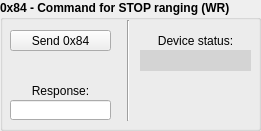
      <widget class="QGroupBox" name="x84_ctrl_group_box">
       <property name="geometry">
        <rect>
         <x>600</x>
         <y>240</y>
         <width>261</width>
         <height>131</height>
        </rect>
       </property>
       <property name="font">
        <font>
         <weight>75</weight>
         <bold>true</bold>
        </font>
       </property>
       <property name="title">
        <string>0x84 - Command for STOP ranging (WR)</string>
       </property>
       <widget class="QPushButton" name="x84_send_pb">
        <property name="geometry">
         <rect>
          <x>10</x>
          <y>30</y>
          <width>101</width>
          <height>21</height>
         </rect>
        </property>
        <property name="font">
         <font>
          <weight>50</weight>
          <bold>false</bold>
         </font>
        </property>
        <property name="text">
         <string>Send 0x84</string>
        </property>
       </widget>
       <widget class="QLineEdit" name="x84_resp_line_ed">
        <property name="geometry">
         <rect>
          <x>10</x>
          <y>100</y>
          <width>101</width>
          <height>20</height>
         </rect>
        </property>
        <property name="font">
         <font>
          <weight>50</weight>
          <bold>false</bold>
         </font>
        </property>
        <property name="text">
         <string/>
        </property>
        <property name="alignment">
         <set>Qt::AlignCenter</set>
        </property>
       </widget>
       <widget class="QLabel" name="x84_send_lbl">
        <property name="geometry">
         <rect>
          <x>10</x>
          <y>80</y>
          <width>101</width>
          <height>21</height>
         </rect>
        </property>
        <property name="font">
         <font>
          <weight>50</weight>
          <bold>false</bold>
         </font>
        </property>
        <property name="text">
         <string>Response:</string>
        </property>
        <property name="alignment">
         <set>Qt::AlignCenter</set>
        </property>
       </widget>
       <widget class="Line" name="line_9">
        <property name="geometry">
         <rect>
          <x>120</x>
          <y>20</y>
          <width>16</width>
          <height>101</height>
         </rect>
        </property>
        <property name="orientation">
         <enum>Qt::Vertical</enum>
        </property>
       </widget>
       <widget class="QLabel" name="x84_resp_lbl_0">
        <property name="geometry">
         <rect>
          <x>140</x>
          <y>30</y>
          <width>111</width>
          <height>21</height>
         </rect>
        </property>
        <property name="font">
         <font>
          <weight>50</weight>
          <bold>false</bold>
         </font>
        </property>
        <property name="text">
         <string>Device status:</string>
        </property>
        <property name="alignment">
         <set>Qt::AlignCenter</set>
        </property>
       </widget>
       <widget class="QLabel" name="x84_resp_lbl_1">
        <property name="geometry">
         <rect>
          <x>140</x>
          <y>50</y>
          <width>111</width>
          <height>21</height>
         </rect>
        </property>
        <property name="font">
         <font>
          <weight>75</weight>
          <bold>true</bold>
         </font>
        </property>
        <property name="styleSheet">
         <string notr="true">background-color: rgb(212, 212, 212);</string>
        </property>
        <property name="text">
         <string/>
        </property>
        <property name="alignment">
         <set>Qt::AlignCenter</set>
        </property>
       </widget>
      </widget>
